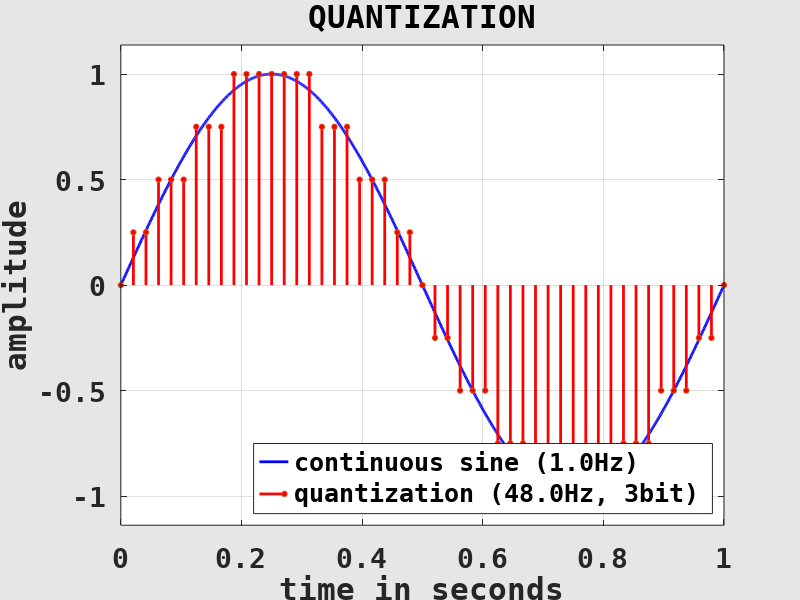
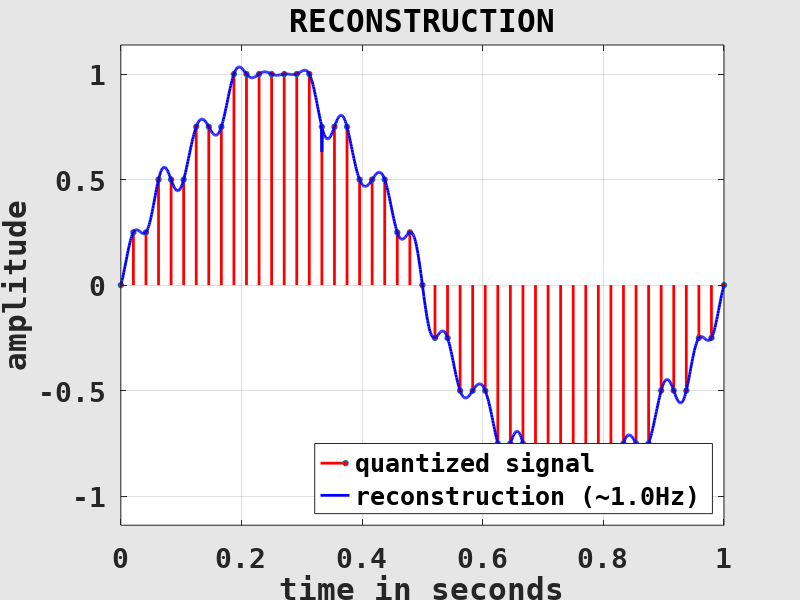

Here is the MATLAB script that generated these plots, in order:
clearvars( '-except', 'fig_ad', 'fig_da' );

	% prepare continuous sine signal
L = 1; % length in seconds

f = 1; % sine frequency
dt = 1/1000; % temporal resolution

t = linspace( 0, L, L/dt ); % "continuous" signal, TEST!
xt = sin( 2*pi*f * t );

	% quantize continuous signal
fS = 48; % sampling rate, TEST!
nS = 3; % bits per sample, TEST!

N = floor( L*fS + 1 ); % number of samples
i = 1:N; % sample indices

ti = (i-1) / fS; % discrete signal
xi = round( 2^(nS-1) * sin( 2*pi*f * ti ) ) / 2^(nS-1);

	% -----------------------------------------------------------------------
	% the next lines are not important for following the lecture!
	% -----------------------------------------------------------------------
	
	% reconstruct signal (whittaker-shannon interpolation)
for j = 1:numel( t )
	sa = pi * (t(j) - (i-1) / fS) * fS; % sinc function
	sa(find( sa == 0)) = 1;
	h = sin( sa ) ./ sa;
	xr(j) = sum( xi .* h ); % reconstructed amplitude
end

fR = sum( abs( diff( xr >= 0 ) ) ) / L / 2; % estimate frequency using zero-crossings
	
	% plot quantization
if exist( 'fig_ad', 'var' ) ~= 1 || ~ishandle( fig_ad ) % prepare figure window
	fig_ad = figure( ...
		'Name', 'QUANTIZATION', ...
		'Color', [0.9, 0.9, 0.9], 'InvertHardcopy', 'off', ...
		'defaultAxesFontName', 'DejaVu Sans Mono', 'defaultAxesFontSize', 20, 'defaultAxesFontWeight', 'bold', ...
		'defaultAxesNextPlot', 'add', ...
		'defaultAxesBox', 'on', 'defaultAxesLayer', 'top', ...
		'defaultAxesXGrid', 'on', 'defaultAxesYGrid', 'on' );
end

figure( fig_ad ); % set and clear current figure
clf( fig_ad );

title( 'QUANTIZATION' );

xlabel( 'time in seconds' );
ylabel( 'amplitude' );

xlim( [0, L] ); % set axes
ylim( [-1, 1] * max( abs( cat( 2, xt, xi, xr ) ) ) * 1.1 );

plot( t, xt, ... % plot continuous signal
	'Color', 'blue', 'LineWidth', 2 );

stem( ti, xi, ... % plot discrete signal
	'Color', 'red', 'LineWidth', 2, 'MarkerSize', 4, 'MarkerFaceColor', 'red', ...
	'ShowBaseLine', 'off' );

legend( ... % show legend
	{sprintf( 'continuous sine (%.1fHz)', f ), sprintf( 'quantization (%.1fHz, %dbit)', fS, nS )}, ...
	'Location', 'southeast' );

	% plot reconstruction
if exist( 'fig_da', 'var' ) ~= 1 || ~ishandle( fig_da ) % prepare figure window
	fig_da = figure( ...
		'Name', 'RECONSTRUCTION', ...
		'Color', [0.9, 0.9, 0.9], 'InvertHardcopy', 'off', ...
		'defaultAxesFontName', 'DejaVu Sans Mono', 'defaultAxesFontSize', 20, 'defaultAxesFontWeight', 'bold', ...
		'defaultAxesNextPlot', 'add', ...
		'defaultAxesBox', 'on', 'defaultAxesLayer', 'top', ...
		'defaultAxesXGrid', 'on', 'defaultAxesYGrid', 'on' );
end

figure( fig_da ); % set and clear current figure
clf( fig_da );

title( 'RECONSTRUCTION' );

xlabel( 'time in seconds' );
ylabel( 'amplitude' );

xlim( [0, L] ); % set axes
ylim( [-1, 1] * max( abs( cat( 2, xt, xi, xr ) ) ) * 1.1 );

stem( ti, xi, ... % plot discrete signal
	'Color', 'red', 'LineWidth', 2, 'MarkerSize', 4, 'MarkerFaceColor', 'red', ...
	'ShowBaseLine', 'off' );

plot( t, xr, ... % plot reconstructed signal
	'Color', 'blue', 'LineWidth', 2 );

legend( ... % show legend
	{'quantized signal', sprintf( 'reconstruction (~%.1fHz)', fR )}, ...
	'Location', 'southeast' );

	% write image
print( fig_ad, 'sampling_ad', '-depsc2' );
print( fig_da, 'sampling_da', '-depsc2' );
